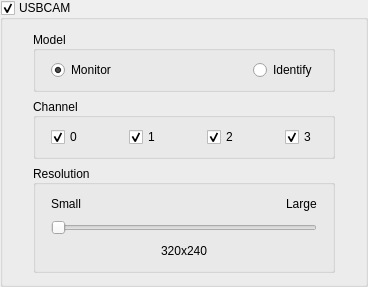
                <widget class="QGroupBox" name="Sreen_USBCAM">
                 <property name="font">
                  <font>
                   <weight>50</weight>
                   <bold>false</bold>
                  </font>
                 </property>
                 <property name="title">
                  <string>USBCAM</string>
                 </property>
                 <property name="flat">
                  <bool>true</bool>
                 </property>
                 <property name="checkable">
                  <bool>true</bool>
                 </property>
                 <layout class="QVBoxLayout" name="verticalLayout_16">
                  <property name="leftMargin">
                   <number>30</number>
                  </property>
                  <property name="rightMargin">
                   <number>30</number>
                  </property>
                  <item>
                   <widget class="QGroupBox" name="Sreen_USBCAM_Model_Enum">
                    <property name="minimumSize">
                     <size>
                      <width>130</width>
                      <height>0</height>
                     </size>
                    </property>
                    <property name="maximumSize">
                     <size>
                      <width>16777215</width>
                      <height>16777215</height>
                     </size>
                    </property>
                    <property name="font">
                     <font>
                      <weight>50</weight>
                      <bold>false</bold>
                     </font>
                    </property>
                    <property name="title">
                     <string>Model</string>
                    </property>
                    <property name="alignment">
                     <set>Qt::AlignLeading|Qt::AlignLeft|Qt::AlignVCenter</set>
                    </property>
                    <property name="flat">
                     <bool>true</bool>
                    </property>
                    <property name="checkable">
                     <bool>false</bool>
                    </property>
                    <property name="checked">
                     <bool>false</bool>
                    </property>
                    <layout class="QHBoxLayout" name="horizontalLayout_62">
                     <property name="leftMargin">
                      <number>15</number>
                     </property>
                     <property name="rightMargin">
                      <number>15</number>
                     </property>
                     <item>
                      <widget class="QRadioButton" name="Sreen_USBCAM_Model_Enum_Monitor">
                       <property name="text">
                        <string>Monitor</string>
                       </property>
                       <property name="checkable">
                        <bool>true</bool>
                       </property>
                       <property name="checked">
                        <bool>true</bool>
                       </property>
                      </widget>
                     </item>
                     <item>
                      <spacer name="horizontalSpacer_38">
                       <property name="orientation">
                        <enum>Qt::Horizontal</enum>
                       </property>
                       <property name="sizeHint" stdset="0">
                        <size>
                         <width>83</width>
                         <height>20</height>
                        </size>
                       </property>
                      </spacer>
                     </item>
                     <item>
                      <widget class="QRadioButton" name="Sreen_USBCAM_Model_Enum_Identify">
                       <property name="text">
                        <string>Identify</string>
                       </property>
                      </widget>
                     </item>
                    </layout>
                   </widget>
                  </item>
                  <item>
                   <widget class="QGroupBox" name="Sreen_USBCAM_Channel_Check">
                    <property name="minimumSize">
                     <size>
                      <width>130</width>
                      <height>0</height>
                     </size>
                    </property>
                    <property name="maximumSize">
                     <size>
                      <width>16777215</width>
                      <height>16777215</height>
                     </size>
                    </property>
                    <property name="font">
                     <font>
                      <weight>50</weight>
                      <bold>false</bold>
                     </font>
                    </property>
                    <property name="title">
                     <string>Channel</string>
                    </property>
                    <property name="alignment">
                     <set>Qt::AlignLeading|Qt::AlignLeft|Qt::AlignVCenter</set>
                    </property>
                    <property name="flat">
                     <bool>true</bool>
                    </property>
                    <layout class="QHBoxLayout" name="horizontalLayout_6">
                     <property name="leftMargin">
                      <number>15</number>
                     </property>
                     <property name="rightMargin">
                      <number>15</number>
                     </property>
                     <item>
                      <widget class="QCheckBox" name="Sreen_USBCAM_Channel_Check_0">
                       <property name="text">
                        <string>0</string>
                       </property>
                       <property name="checked">
                        <bool>true</bool>
                       </property>
                      </widget>
                     </item>
                     <item>
                      <spacer name="horizontalSpacer_19">
                       <property name="orientation">
                        <enum>Qt::Horizontal</enum>
                       </property>
                       <property name="sizeHint" stdset="0">
                        <size>
                         <width>40</width>
                         <height>20</height>
                        </size>
                       </property>
                      </spacer>
                     </item>
                     <item>
                      <widget class="QCheckBox" name="Sreen_USBCAM_Channel_Check_1">
                       <property name="text">
                        <string>1</string>
                       </property>
                       <property name="checked">
                        <bool>true</bool>
                       </property>
                      </widget>
                     </item>
                     <item>
                      <spacer name="horizontalSpacer_43">
                       <property name="orientation">
                        <enum>Qt::Horizontal</enum>
                       </property>
                       <property name="sizeHint" stdset="0">
                        <size>
                         <width>40</width>
                         <height>20</height>
                        </size>
                       </property>
                      </spacer>
                     </item>
                     <item>
                      <widget class="QCheckBox" name="Sreen_USBCAM_Channel_Check_2">
                       <property name="text">
                        <string>2</string>
                       </property>
                       <property name="checked">
                        <bool>true</bool>
                       </property>
                      </widget>
                     </item>
                     <item>
                      <spacer name="horizontalSpacer_72">
                       <property name="orientation">
                        <enum>Qt::Horizontal</enum>
                       </property>
                       <property name="sizeHint" stdset="0">
                        <size>
                         <width>40</width>
                         <height>20</height>
                        </size>
                       </property>
                      </spacer>
                     </item>
                     <item>
                      <widget class="QCheckBox" name="Sreen_USBCAM_Channel_Check_3">
                       <property name="text">
                        <string>3</string>
                       </property>
                       <property name="checked">
                        <bool>true</bool>
                       </property>
                      </widget>
                     </item>
                    </layout>
                   </widget>
                  </item>
                  <item>
                   <widget class="QGroupBox" name="Sreen_USBCAM_Resolution_Enum">
                    <property name="minimumSize">
                     <size>
                      <width>130</width>
                      <height>0</height>
                     </size>
                    </property>
                    <property name="maximumSize">
                     <size>
                      <width>16777215</width>
                      <height>16777215</height>
                     </size>
                    </property>
                    <property name="font">
                     <font>
                      <weight>50</weight>
                      <bold>false</bold>
                     </font>
                    </property>
                    <property name="title">
                     <string>Resolution</string>
                    </property>
                    <property name="alignment">
                     <set>Qt::AlignLeading|Qt::AlignLeft|Qt::AlignVCenter</set>
                    </property>
                    <property name="flat">
                     <bool>true</bool>
                    </property>
                    <layout class="QVBoxLayout" name="verticalLayout_15">
                     <property name="leftMargin">
                      <number>15</number>
                     </property>
                     <property name="rightMargin">
                      <number>15</number>
                     </property>
                     <item>
                      <layout class="QHBoxLayout" name="horizontalLayout_60">
                       <item>
                        <widget class="QLabel" name="label_69">
                         <property name="text">
                          <string>Small</string>
                         </property>
                        </widget>
                       </item>
                       <item>
                        <spacer name="horizontalSpacer_42">
                         <property name="orientation">
                          <enum>Qt::Horizontal</enum>
                         </property>
                         <property name="sizeHint" stdset="0">
                          <size>
                           <width>40</width>
                           <height>20</height>
                          </size>
                         </property>
                        </spacer>
                       </item>
                       <item>
                        <widget class="QLabel" name="label_70">
                         <property name="text">
                          <string>Large</string>
                         </property>
                        </widget>
                       </item>
                      </layout>
                     </item>
                     <item>
                      <widget class="QSlider" name="Sreen_USBCAM_Resolution_Enum_Vaule">
                       <property name="toolTip">
                        <string>320x240;480x272;640x480;720x480;800x480;800x600;1024x768</string>
                       </property>
                       <property name="minimum">
                        <number>0</number>
                       </property>
                       <property name="maximum">
                        <number>6</number>
                       </property>
                       <property name="orientation">
                        <enum>Qt::Horizontal</enum>
                       </property>
                      </widget>
                     </item>
                     <item>
                      <layout class="QHBoxLayout" name="horizontalLayout_11">
                       <item>
                        <spacer name="horizontalSpacer_10">
                         <property name="orientation">
                          <enum>Qt::Horizontal</enum>
                         </property>
                         <property name="sizeHint" stdset="0">
                          <size>
                           <width>40</width>
                           <height>20</height>
                          </size>
                         </property>
                        </spacer>
                       </item>
                       <item>
                        <widget class="QLabel" name="USBCamResolutionVaule">
                         <property name="text">
                          <string>320x240</string>
                         </property>
                        </widget>
                       </item>
                       <item>
                        <spacer name="horizontalSpacer_11">
                         <property name="orientation">
                          <enum>Qt::Horizontal</enum>
                         </property>
                         <property name="sizeHint" stdset="0">
                          <size>
                           <width>40</width>
                           <height>20</height>
                          </size>
                         </property>
                        </spacer>
                       </item>
                      </layout>
                     </item>
                    </layout>
                   </widget>
                  </item>
                 </layout>
                </widget>
